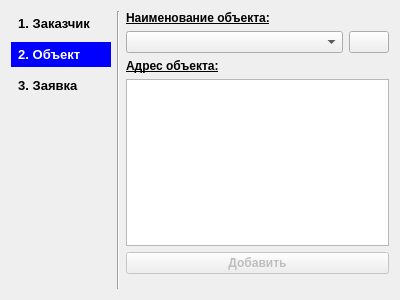
<?xml version="1.0" encoding="UTF-8"?>
<ui version="4.0">
 <class>pgObjectWizard</class>
 <widget class="QWizardPage" name="pgObjectWizard">
  <property name="geometry">
   <rect>
    <x>0</x>
    <y>0</y>
    <width>400</width>
    <height>300</height>
   </rect>
  </property>
  <property name="windowTitle">
   <string>WizardPage</string>
  </property>
  <property name="title">
   <string>Добавление / выбор объекта</string>
  </property>
  <property name="subTitle">
   <string>Выберете объект из базы данных</string>
  </property>
  <attribute name="pageId">
   <string notr="true">2</string>
  </attribute>
  <layout class="QHBoxLayout" name="horizontalLayout_2">
   <item>
    <layout class="QVBoxLayout" name="vl_CurrentPage">
     <item>
      <widget class="QLabel" name="lbl_PersonPage">
       <property name="minimumSize">
        <size>
         <width>100</width>
         <height>25</height>
        </size>
       </property>
       <property name="font">
        <font>
         <pointsize>10</pointsize>
         <weight>75</weight>
         <bold>true</bold>
         <kerning>true</kerning>
        </font>
       </property>
       <property name="autoFillBackground">
        <bool>false</bool>
       </property>
       <property name="styleSheet">
        <string notr="true">color:rgb(0, 0, 0)</string>
       </property>
       <property name="frameShape">
        <enum>QFrame::NoFrame</enum>
       </property>
       <property name="lineWidth">
        <number>1</number>
       </property>
       <property name="text">
        <string>  1. Заказчик</string>
       </property>
      </widget>
     </item>
     <item>
      <widget class="QLabel" name="lbl_ObjectPage">
       <property name="minimumSize">
        <size>
         <width>0</width>
         <height>25</height>
        </size>
       </property>
       <property name="font">
        <font>
         <pointsize>10</pointsize>
         <weight>75</weight>
         <bold>true</bold>
        </font>
       </property>
       <property name="styleSheet">
        <string notr="true">background-color:rgb(0, 0, 255); color:rgb(255, 255, 255)</string>
       </property>
       <property name="frameShape">
        <enum>QFrame::NoFrame</enum>
       </property>
       <property name="frameShadow">
        <enum>QFrame::Plain</enum>
       </property>
       <property name="lineWidth">
        <number>1</number>
       </property>
       <property name="text">
        <string>  2. Объект</string>
       </property>
      </widget>
     </item>
     <item>
      <widget class="QLabel" name="lbl_RequestPage">
       <property name="minimumSize">
        <size>
         <width>0</width>
         <height>25</height>
        </size>
       </property>
       <property name="font">
        <font>
         <pointsize>10</pointsize>
         <weight>75</weight>
         <bold>true</bold>
        </font>
       </property>
       <property name="frameShape">
        <enum>QFrame::NoFrame</enum>
       </property>
       <property name="lineWidth">
        <number>1</number>
       </property>
       <property name="text">
        <string>  3. Заявка</string>
       </property>
      </widget>
     </item>
     <item>
      <spacer name="vs_CurrentPage">
       <property name="orientation">
        <enum>Qt::Vertical</enum>
       </property>
       <property name="sizeHint" stdset="0">
        <size>
         <width>20</width>
         <height>40</height>
        </size>
       </property>
      </spacer>
     </item>
    </layout>
   </item>
   <item>
    <widget class="Line" name="line">
     <property name="orientation">
      <enum>Qt::Vertical</enum>
     </property>
    </widget>
   </item>
   <item>
    <layout class="QVBoxLayout" name="verticalLayout_4">
     <item>
      <layout class="QVBoxLayout" name="verticalLayout_3">
       <item>
        <widget class="QLabel" name="lbl_Object">
         <property name="font">
          <font>
           <pointsize>9</pointsize>
           <weight>75</weight>
           <italic>false</italic>
           <bold>true</bold>
           <underline>true</underline>
          </font>
         </property>
         <property name="text">
          <string>Наименование объекта:</string>
         </property>
         <property name="buddy">
          <cstring>cb_Object</cstring>
         </property>
        </widget>
       </item>
      </layout>
     </item>
     <item>
      <layout class="QHBoxLayout" name="horizontalLayout">
       <item>
        <widget class="QComboBox" name="cb_Object">
         <property name="minimumSize">
          <size>
           <width>0</width>
           <height>22</height>
          </size>
         </property>
        </widget>
       </item>
       <item>
        <widget class="QPushButton" name="pb_Switch">
         <property name="sizePolicy">
          <sizepolicy hsizetype="Fixed" vsizetype="Fixed">
           <horstretch>0</horstretch>
           <verstretch>0</verstretch>
          </sizepolicy>
         </property>
         <property name="minimumSize">
          <size>
           <width>22</width>
           <height>22</height>
          </size>
         </property>
         <property name="text">
          <string/>
         </property>
         <property name="icon">
          <iconset resource="../Res.qrc">
           <normaloff>:/icons/Icons/register.ico</normaloff>:/icons/Icons/register.ico</iconset>
         </property>
        </widget>
       </item>
      </layout>
     </item>
     <item>
      <layout class="QVBoxLayout" name="verticalLayout">
       <item>
        <widget class="QLabel" name="lbl_Address">
         <property name="font">
          <font>
           <pointsize>9</pointsize>
           <weight>75</weight>
           <bold>true</bold>
           <underline>true</underline>
          </font>
         </property>
         <property name="text">
          <string>Адрес объекта:</string>
         </property>
         <property name="buddy">
          <cstring>txt_Address</cstring>
         </property>
        </widget>
       </item>
       <item>
        <widget class="QTextEdit" name="txt_Address">
         <property name="font">
          <font>
           <pointsize>9</pointsize>
           <weight>50</weight>
           <bold>false</bold>
          </font>
         </property>
         <property name="readOnly">
          <bool>true</bool>
         </property>
        </widget>
       </item>
      </layout>
     </item>
     <item>
      <widget class="QPushButton" name="pb_AddObject">
       <property name="enabled">
        <bool>false</bool>
       </property>
       <property name="font">
        <font>
         <pointsize>9</pointsize>
         <weight>75</weight>
         <bold>true</bold>
        </font>
       </property>
       <property name="text">
        <string>Добавить</string>
       </property>
      </widget>
     </item>
     <item>
      <spacer name="verticalSpacer">
       <property name="orientation">
        <enum>Qt::Vertical</enum>
       </property>
       <property name="sizeHint" stdset="0">
        <size>
         <width>20</width>
         <height>40</height>
        </size>
       </property>
      </spacer>
     </item>
    </layout>
   </item>
  </layout>
 </widget>
 <tabstops>
  <tabstop>cb_Object</tabstop>
  <tabstop>txt_Address</tabstop>
  <tabstop>pb_AddObject</tabstop>
  <tabstop>pb_Switch</tabstop>
 </tabstops>
 <resources>
  <include location="../Res.qrc"/>
 </resources>
 <connections/>
</ui>
